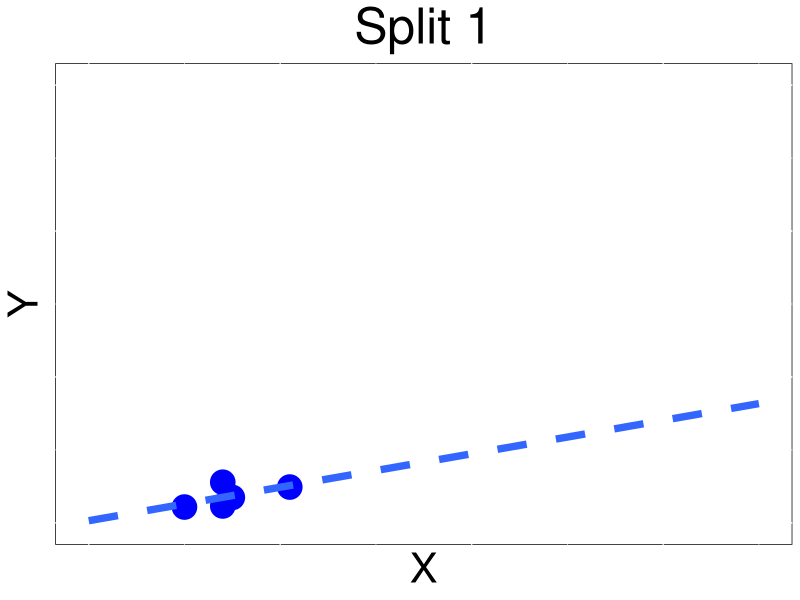
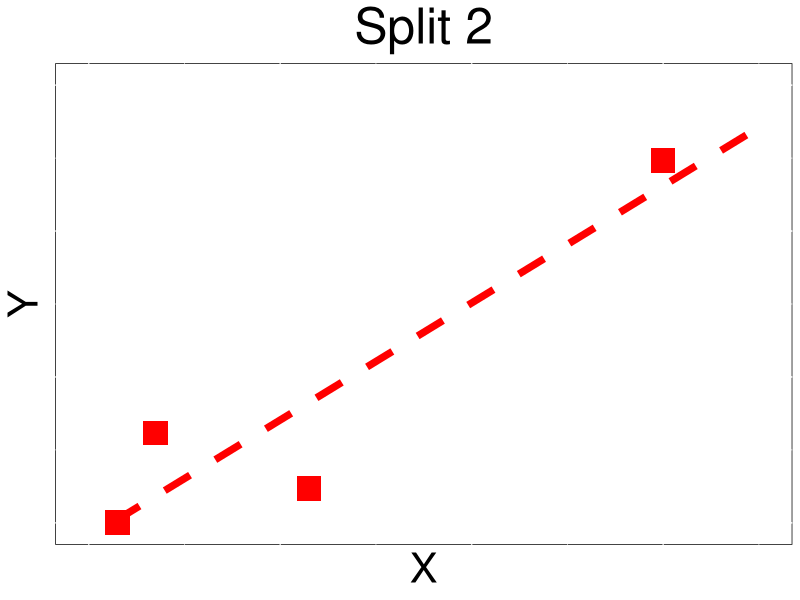
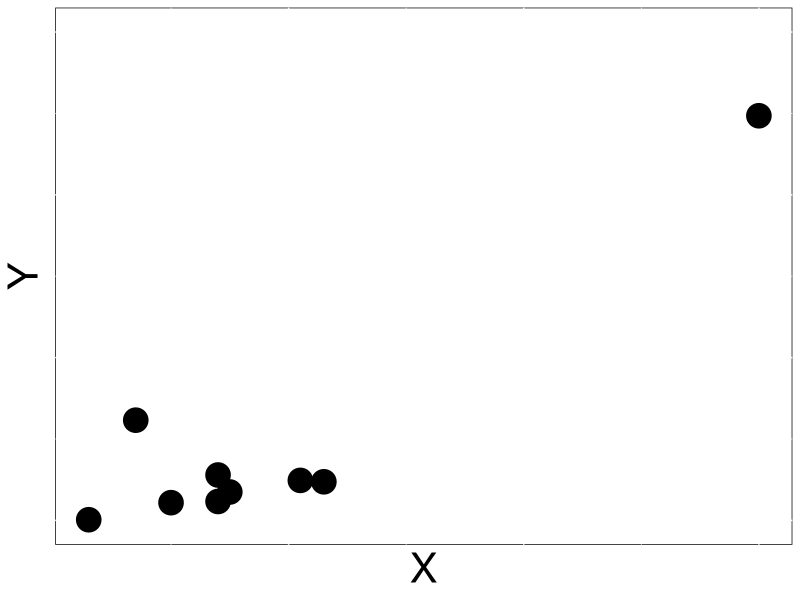
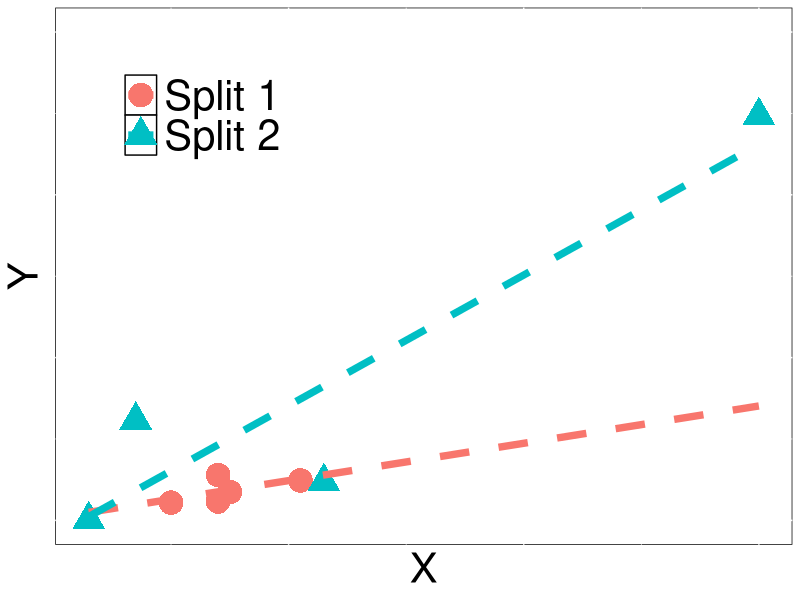
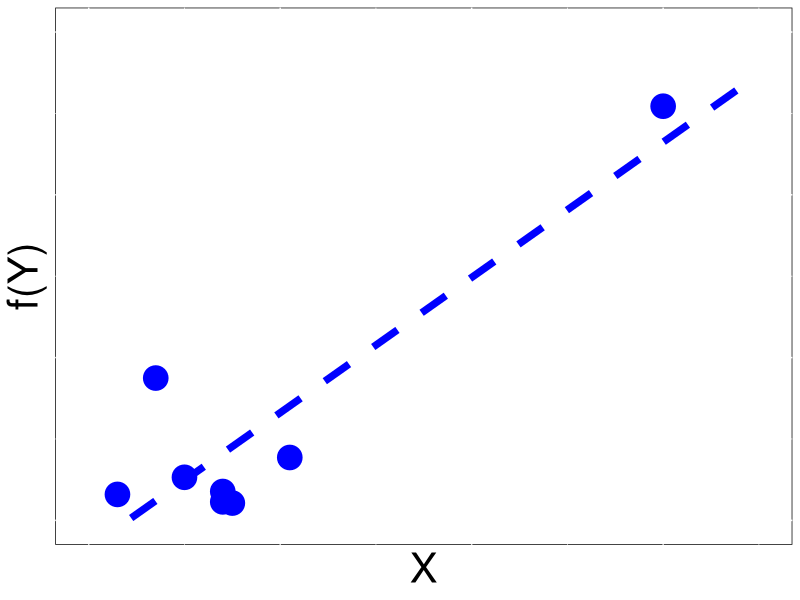
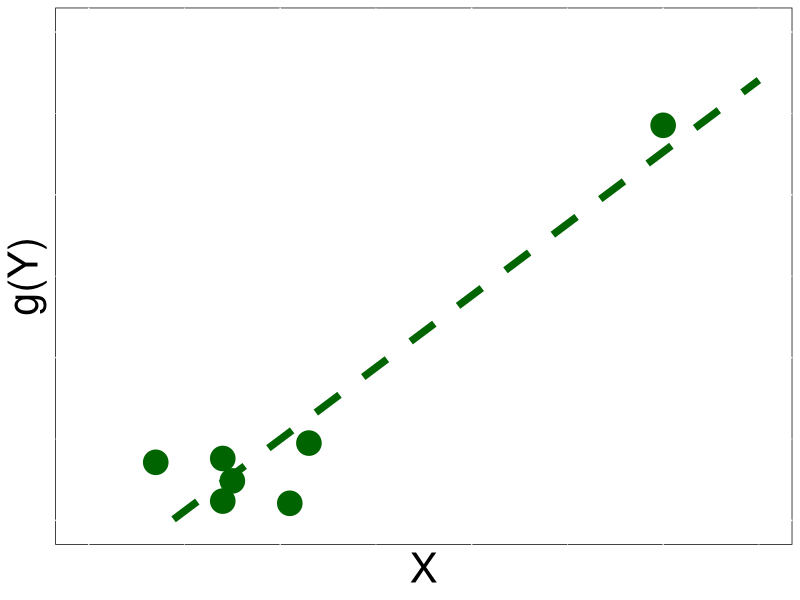
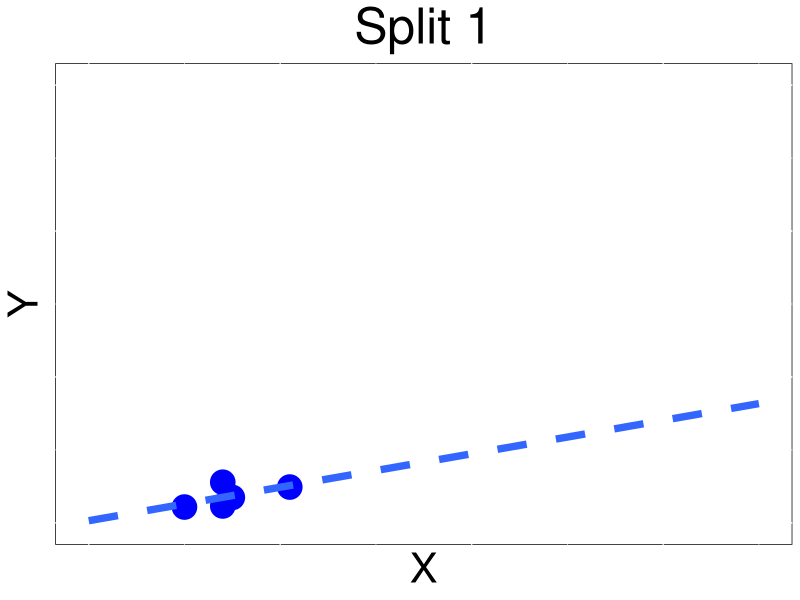
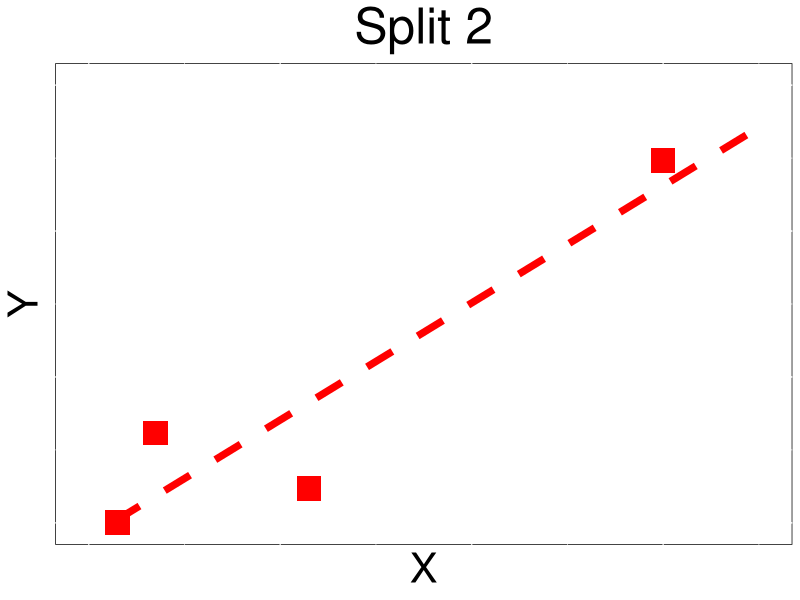

Reproduce these figures in R, in order.
###################################################################################################
# Code to reproduce Figure 8 in paper
#
# Author(s): Boyan Duan, James Leiner
###################################################################################################


library(ggplot2)

set.seed(12)
X1 = c(0.3,0.7,1,1.4,1.5,2.1,2.3,1.5,1.4)
X2 = 6
Y1 = 1.5 + rnorm(length(X1),mean=0,sd=1)
Y2 = X2*2 + rnorm(1)
X = c(X1,X2)
Y = c(Y1,Y2)

Z = rnorm(length(X),mean=0,sd=1)
g_Y = Y+ Z
f_Y = Y -Z
split = c(rep("Split 1",length(X)/2),rep("Split 2",length(X)/2))


df <- data.frame(X = X, Y = Y, f_Y= f_Y, g_Y= g_Y,split = split[c(sample(1:length(X)))])

ggplot(subset(df,split == "Split 1"),aes(x=X,y=Y)) +
  geom_point(size = 8,color="blue",shape="circle") + 
  geom_smooth(method = "lm", fill = NA,fullrange=TRUE,linetype="dashed",size=2.5) +
  theme(legend.title = element_blank(),
        axis.ticks.x = element_blank(),
        axis.text.x = element_blank(),
        axis.ticks.y = element_blank(),
        axis.text.y = element_blank(),
        plot.title = element_text(hjust = 0.5),
        panel.background = element_rect(fill = "white", colour = "black"),
        text = element_text(size = 30),
        legend.position =c(0.2,0.80), legend.text = element_text(size = 30)) +
  ggtitle("Split 1") + 
  scale_x_continuous(limits = c(0,7))+
  scale_y_continuous(limits = c(0,15))
ggsave("example_highleverage_split1.pdf")

ggplot(subset(df,split == "Split 2"),aes(x=X,y=Y)) +
  geom_point(size = 8,color="red",shape="square") + 
  geom_smooth(method = "lm", color= "red",fill = NA,fullrange=TRUE,linetype="dashed",size=2.5) +
  theme(legend.title = element_blank(),
        axis.ticks.x = element_blank(),
        axis.text.x = element_blank(),
        axis.ticks.y = element_blank(),
        axis.text.y = element_blank(),
        plot.title = element_text(hjust = 0.5),
        panel.background = element_rect(fill = "white", colour = "black"),
        text = element_text(size = 30),
        legend.position =c(0.2,0.80), legend.text = element_text(size = 30)) +
  scale_x_continuous(limits = c(0,7))+
  scale_y_continuous(limits = c(0,15)) +
  ggtitle("Split 2")
ggsave("example_highleverage_split2.pdf")

ggplot(df,aes(x=X,y=Y)) +
  geom_point(size = 8) + 
  theme(legend.title = element_blank(),
        axis.ticks.x = element_blank(),
        axis.text.x = element_blank(),
        axis.ticks.y = element_blank(),
        axis.text.y = element_blank(),
        plot.title = element_text(hjust = 0.5),
        panel.background = element_rect(fill = "white", colour = "black"),
        text = element_text(size = 30),
        legend.position =c(0.2,0.80), legend.text = element_text(size = 30)) +
  scale_y_continuous(limits = c(0,15))
ggsave("example_highleverage_fullds.pdf")

ggplot(df,aes(x=X,y=Y,color=split,shape=split)) +
  geom_point(size = 8) +
  geom_smooth(method = "lm", fill = NA,fullrange=TRUE,linetype="dashed",size=2.5) +
  theme(legend.title = element_blank(),
        axis.ticks.x = element_blank(),
        axis.text.x = element_blank(),
        axis.ticks.y = element_blank(),
        axis.text.y = element_blank(),
        plot.title = element_text(hjust = 0.5),
        panel.background = element_rect(fill = "white", colour = "black"),
        text = element_text(size = 30),
        legend.position =c(0.2,0.80), legend.text = element_text(size = 30)) +
  scale_y_continuous(limits = c(0,15))
ggsave("example_highleverage_1.pdf")

ggplot(df,aes(x=X,y=f_Y)) +
  geom_point(color="blue",size=8) +
  geom_smooth(method = "lm", color = "blue", linetype ="dashed",fill = NA,fullrange=TRUE,size=2.5) +
  theme(legend.title = element_blank(),
        axis.ticks.x = element_blank(),
        axis.text.x = element_blank(),
        axis.ticks.y = element_blank(),
        axis.text.y = element_blank(),
        panel.background = element_rect(fill = "white", colour = "black"),
        text = element_text(size = 30),
        legend.position = "bottom", legend.text = element_text(size =30)) + 
  ylab("f(Y)")+
  scale_x_continuous(limits = c(0,7))+
  scale_y_continuous(limits = c(0,15))
ggsave("example_highleverage_2.pdf")


ggplot(df,aes(x=X,y=g_Y)) +
  geom_point(color="darkgreen",size=8) +
  geom_smooth(method = "lm", color= "darkgreen", linetype="dashed", fill = NA,fullrange=TRUE,size=2.5) +
  theme(legend.title = element_blank(),
        axis.ticks.x = element_blank(),
        axis.text.x = element_blank(),
        axis.ticks.y = element_blank(),
        axis.text.y = element_blank(),
        panel.background = element_rect(fill = "white", colour = "black"),
        text = element_text(size = 30),
        legend.position = "bottom", legend.text = element_text(size = 30)) +
  ylab("g(Y)")+
  scale_x_continuous(limits = c(0,7))+
  scale_y_continuous(limits = c(0,15))
ggsave("example_highleverage_3.pdf")


